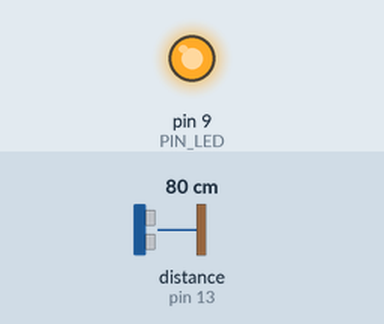
The sketch below on a simulated Arduino Uno, built with avr-gcc and run on an emulated ATmega328P. Parts: output pins drawn as LEDs (lit = HIGH). Wiring (inferred from the names in the program): ultrasonic range finder: trigger pin 12; echo pin 13. Inputs (shaded band) come from the test bench; at power-on: distance to the obstacle (sensor on pin 13) 80 cm. The echo pulse lasts 58.3 µs per cm; pins used as bus, display or sensor lines are not drawn; what the sketch prints to the serial monitor is not drawn.

Above: at 1.2 s.
1.3 s: distance to the obstacle (sensor on pin 13) set to 4 cm
4.3 s: distance to the obstacle (sensor on pin 13) set to 9 cm
Timing chart, 0 to 7.3 s (numbered marks = the images above; inputs shaded):
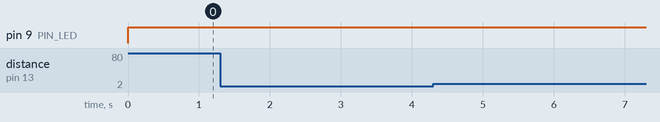

The sketch:

08P07.ino
```cpp
// Arduino pin assignment
#define PIN_LED 9
#define PIN_TRIG 12    // sonar sensor TRIGGER
#define PIN_ECHO 13    // sonar sensor ECHO

// configurable parameters
#define SND_VEL 346.0      // sound velocity at 24 celsius degree (unit: m/sec)
#define INTERVAL 25        // sampling interval (unit: msec) // MODIFIED: Changed from 100
#define PULSE_DURATION 10  // ultra-sound Pulse Duration (unit: usec)
#define _DIST_MIN 100.0    // minimum distance to be measured (unit: mm)
#define _DIST_MAX 300.0    // maximum distance to be measured (unit: mm)

// Constants for LED Brightness Calculation
#define DIST_CENTER 200.0 // Center distance for max brightness (mm)
// PWM_SLOPE = (255.0 / (DIST_CENTER - _DIST_MIN)) = 255.0 / 100.0
#define PWM_SLOPE 2.55

#define TIMEOUT ((INTERVAL / 2) * 1000.0) // maximum echo waiting time (unit: usec)
#define SCALE (0.001 * 0.5 * SND_VEL) // coefficent to convert duration to distance

void setup() {
  // initialize GPIO pins
  pinMode(PIN_LED, OUTPUT);
  pinMode(PIN_TRIG, OUTPUT);  // sonar TRIGGER
  pinMode(PIN_ECHO, INPUT);   // sonar ECHO
  digitalWrite(PIN_TRIG, LOW); // turn-off Sonar

  // initialize serial port
  Serial.begin(57600);
}

void loop() {
  // 1. Read Distance
  float distance = USS_measure(PIN_TRIG, PIN_ECHO); // read distance

  // 2. LED Brightness Control (Proportional to Distance)
  int brightness; // PWM value (0: max bright, 255: off)

  if (distance >= _DIST_MIN && distance <= _DIST_MAX) {
    // In desired Range (100mm <= distance <= 300mm)
    // Formula: PWM = PWM_SLOPE * |distance - DIST_CENTER|

    // Calculate difference from center
    float dist_diff = abs(distance - DIST_CENTER);

    // Calculate the floating point PWM value
    float pwm_float = PWM_SLOPE * dist_diff;

    // Constrain the value between 0 and 255 and cast to integer.
    // round() is used for accurate conversion (e.g., 127.5 -> 128)
    brightness = (int)round(constrain(pwm_float, 0.0, 255.0));
  } else {
    // Outside desired Range (< 100mm or > 300mm or error)
    // LED OFF (255)
    brightness = 255;

    // Original code logic to adjust distance for serial output (Kept for consistency)
    if ((distance == 0.0) || (distance > _DIST_MAX)) {
        distance = _DIST_MAX + 10.0;    // Set Higher Value
    } else if (distance < _DIST_MIN) {
        distance = _DIST_MIN - 10.0;    // Set Lower Value
    }
  }

  // Apply the calculated brightness using analogWrite (PWM)
  analogWrite(PIN_LED, brightness);

  // output the distance to the serial port
  Serial.print("Min:");      Serial.print(_DIST_MIN);
  Serial.print(",distance:");  Serial.print(distance);
  Serial.print(",Max:");    Serial.print(_DIST_MAX);
  Serial.println("");

  // do something here
  // delay(50); // REMOVED as per instruction

  // wait until next sampling time.
  delay(INTERVAL);
}

// get a distance reading from USS. return value is in millimeter.
float USS_measure(int TRIG, int ECHO)
{
  digitalWrite(TRIG, HIGH);
  delayMicroseconds(PULSE_DURATION);
  digitalWrite(TRIG, LOW);

  return pulseIn(ECHO, HIGH, TIMEOUT) * SCALE; // unit: mm
}
```

Measured:
- after the input at 1.3 s, every drawn part: stays the same
- after the input at 4.3 s, every drawn part: stays the same
